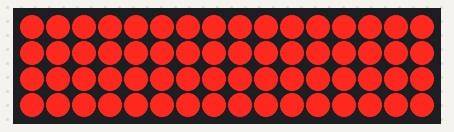
Bench run of a sketch on a simulated Arduino Mega 2560, built with avr-gcc and run on an emulated ATmega2560. On the bench: 16×4 LED matrix. Wiring (inferred from the names in the program): LED cube drawn one layer per row (orientation assumed): layers pin 4, pin 5, pin 6, pin 7; columns pin 14, pin 15, pin 16, pin 17, pin 18, pin 19, pin 20, pin 21, pin 35, pin 37, pin 39, pin 41, pin 43, pin 45, pin 47, pin 49.

Above: at 0.9 s.
At 5.34 s:
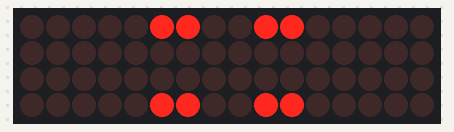
At 8.39 s:
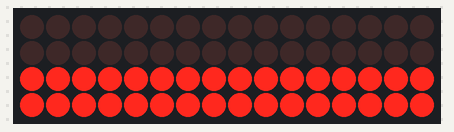
At 10.8 s:
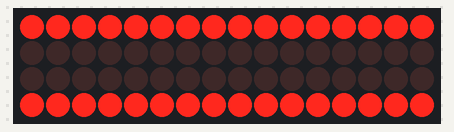
At 20.99 s:
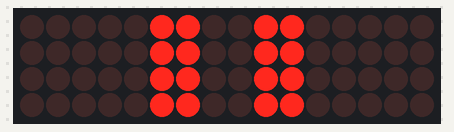
At 39.75 s:
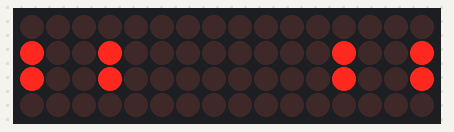

Measured:
- what the display in image 0 shows lasts 1.4 s, from 0.8 s to 2.2 s

The sketch:

led_cube.ino
```cpp
/*
  4x4x4 LED Cube
  Connection Setup:
  Columns
  [(x,y)-Pin]
  (1,1)-13
  (1,2)-12
  (1,3)-11
  (1,4)-10
  (2,1)-9
  (2,2)-8
  (2,3)-7
  (2,4)-6
  (3,1)-5
  (3-2)-4
  (3-3)-3
  (3,4)-2
  (4,1)-1
  (4,2)-0
  (4,3)-A5
  (4,4)-A4
  Layers
  [layer-Pin]
  a-A0
  b-A1
  c-A2
  d-A3
*/
//initializing and declaring led rows
  int column[16]={14,15,16,17,18,19,20,21,35,37,39,41,43,45,47,49};
//initializing and declaring led layers
  int layer[4]={4,5,6,7};

  int time = 250;

void setup()
{
  //setting rows to ouput
  for(int i = 0; i<16; i++)
  {
    pinMode(column[i], OUTPUT);
  }
  //setting layers to output
  for(int i = 0; i<4; i++)
  {
    pinMode(layer[i], OUTPUT);
  }
  }

void loop()
{
  //turnEverythingOn();//turn all off
  //delay(1000);
  //turnEverythingOff();//turn all on
  //delay(5000);
  set1(); delay(1200);
  set2(); delay(1150);

  inside();
  inside();
  outside();
  turnEverythingOff(); delay(150);

  inside();
  inside();
  outside();
  turnEverythingOff();  delay(150);

  inside();
  corners();
  turnEverythingOff(); delay(150);
  turnEverythingOn(); delay(300);

  turnEverythingOff(); delay(1000);

}


//xxxxxxxxxxxxxxxxxxxxFUNCTIONSxxxxxxxxxxxxxxxxxxxxxxxxxxxxxxxxxxxxxxxx
//xxxxxxxxxxxxxxxxxxxxxxxxxxxxxxxxxxxxxxxxxxxxxxxxxxxxxxxxxxxxxxxxxxxxx

void set1(){
  for(int i = 0; i<16; i++)
  {
    digitalWrite(column[i], 1);
  }

  digitalWrite(layer[0], 0); digitalWrite(layer[1], 0); delay(200);
  digitalWrite(layer[0], 1); digitalWrite(layer[1], 1); delay(100);

  digitalWrite(layer[1], 0); digitalWrite(layer[2], 0); delay(200);
  digitalWrite(layer[1], 1); digitalWrite(layer[2], 1); delay(100);

  digitalWrite(layer[2], 0); digitalWrite(layer[3], 0); delay(200);
  digitalWrite(layer[2], 1); digitalWrite(layer[3], 1); delay(100);
}

void set2(){
  for(int i = 0; i<16; i++)
  {
    digitalWrite(column[i], 1);
  }

  digitalWrite(layer[2], 0); digitalWrite(layer[3], 0); delay(200);
  digitalWrite(layer[2], 1); digitalWrite(layer[3], 1); delay(100);


  digitalWrite(layer[1], 0); digitalWrite(layer[2], 0); delay(200);
  digitalWrite(layer[1], 1); digitalWrite(layer[2], 1); delay(100);

  digitalWrite(layer[0], 0); digitalWrite(layer[1], 0); delay(200);
  digitalWrite(layer[0], 1); digitalWrite(layer[1], 1); delay(100);
}

void inside(){
  turnEverythingOff();
  digitalWrite(column[5], 1); digitalWrite(column[6], 1);
  digitalWrite(column[9], 1); digitalWrite(column[10], 1);

  digitalWrite(layer[1], 0); digitalWrite(layer[2], 0); delay(150);
  digitalWrite(layer[1], 1); digitalWrite(layer[2], 1); delay(150);
}

void outside(){
  turnEverythingOn();
  digitalWrite(column[5], 0); digitalWrite(column[6], 0);
  digitalWrite(column[9], 0); digitalWrite(column[10], 0);

  digitalWrite(layer[0], 0); digitalWrite(layer[1], 0); digitalWrite(layer[2], 0); digitalWrite(layer[3], 0); delay(300);
}

void corners(){
  turnEverythingOff();
  digitalWrite(column[0], 1); digitalWrite(column[3], 1); digitalWrite(column[12], 1); digitalWrite(column[15], 1);
  digitalWrite(layer[0], 0); digitalWrite(layer[3], 0);
  delay(250);
}

///////////////////////////////////////////////////////////turn all off
void turnEverythingOff()
 {
   for(int i = 0; i<16; i++)
   {
     digitalWrite(column[i], 0);
   }
   for(int i = 0; i<4; i++)
   {
     digitalWrite(layer[i], 1);
   }
 }

////////////////////////////////////////////////////////////turn all on
void turnEverythingOn()
{
  for(int i = 0; i<16; i++)
  {
    digitalWrite(column[i], 1);
  }
  //turning on layers
  for(int i = 0; i<4; i++)
  {
    digitalWrite(layer[i], 0);
  }
}
```
